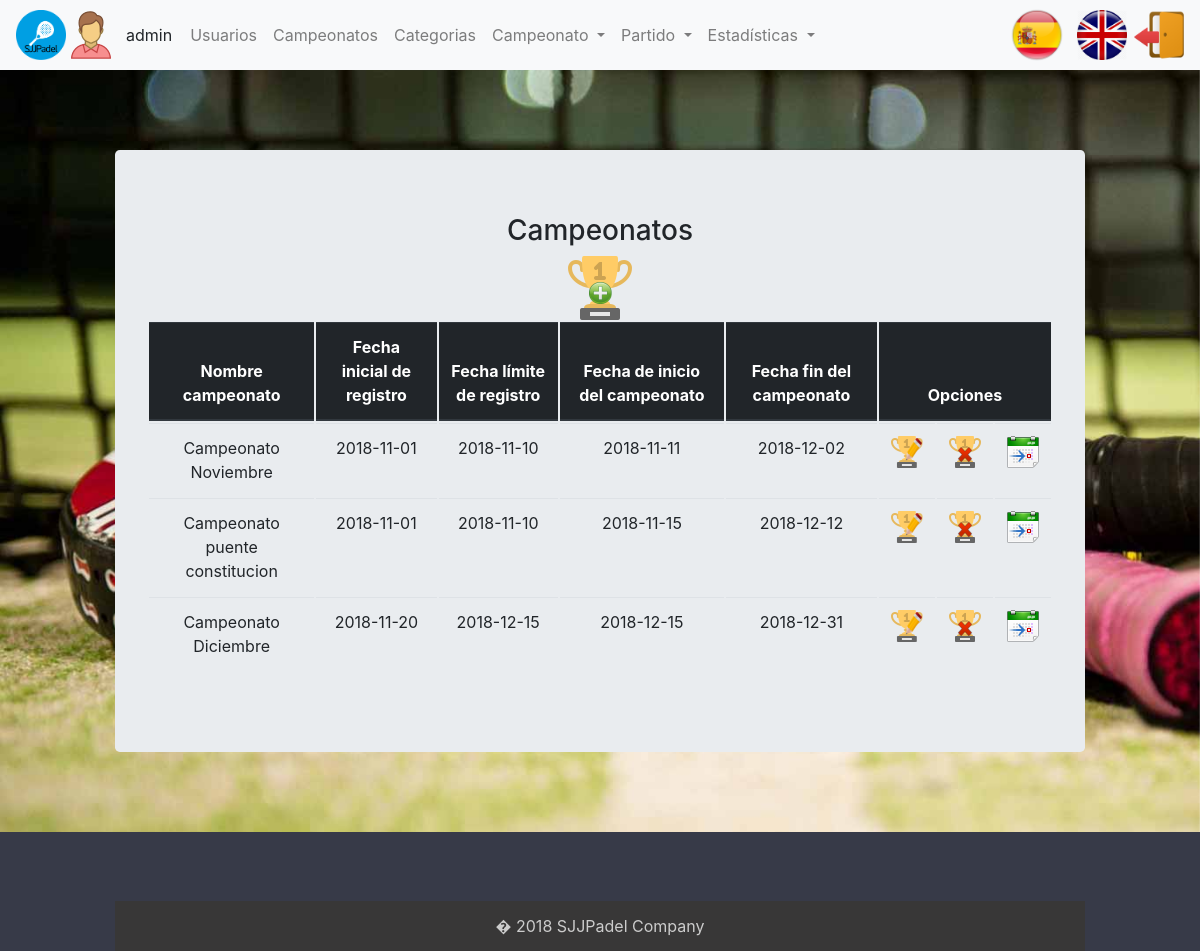
The app's page /index.php?controller=championship&action=showall (signed in), older data.
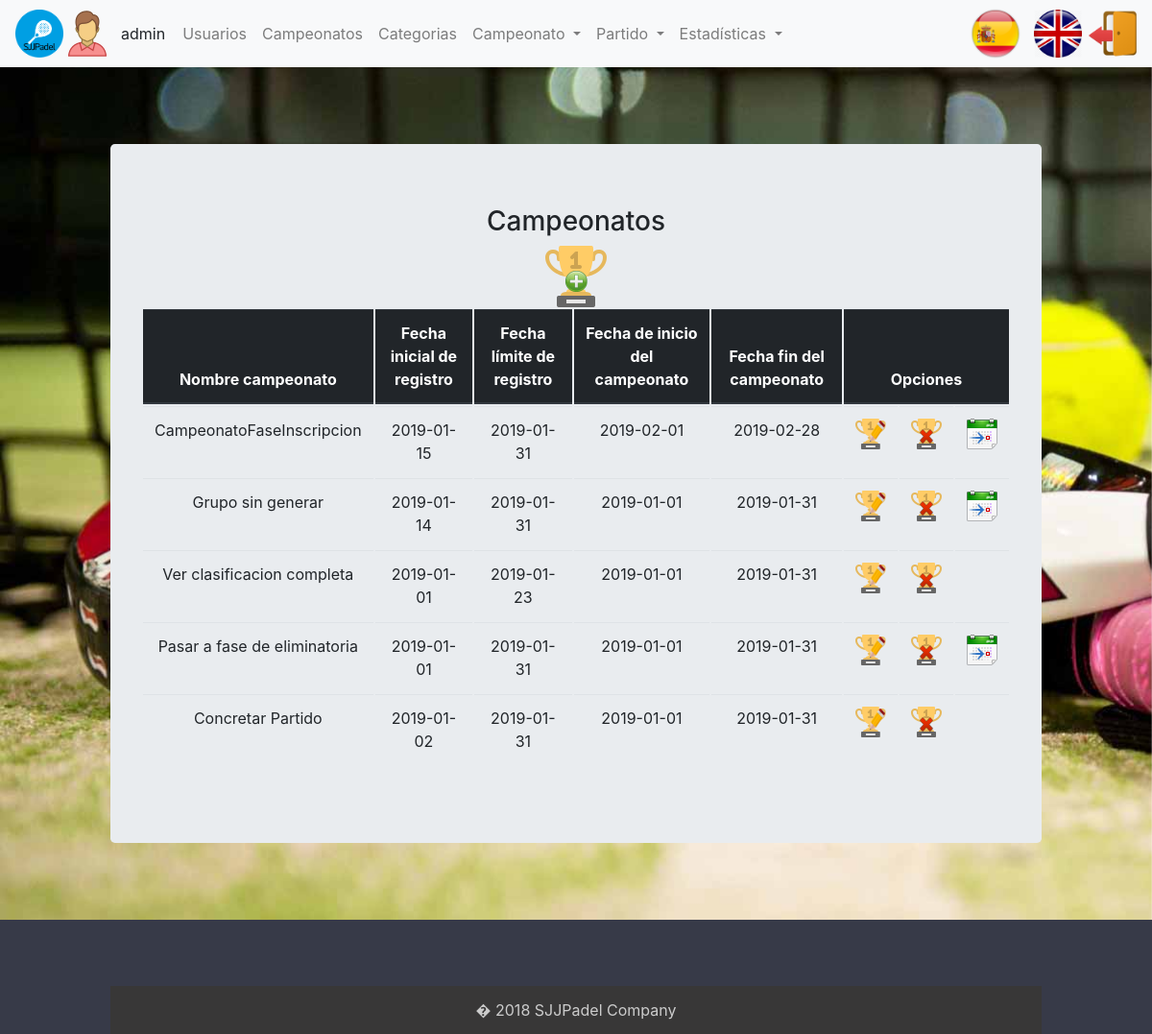
The same page, newer data.
### tables this page shows
CREATE TABLE `usuario` (
  `login` varchar(20) NOT NULL,
  `nombre` varchar(20) NOT NULL,
  `apellidos` varchar(45) DEFAULT NULL,
  `pass` varchar(20) DEFAULT NULL,
  `rol` char(1) DEFAULT NULL,
  `genero` varchar(10) DEFAULT NULL
);

CREATE TABLE `campeonato` (
  `idCampeonato` int(11) NOT NULL,
  `fechaInicioInscripcion` date NOT NULL,
  `fechaFinInscripcion` date DEFAULT NULL,
  `fechaInicioCampeonato` date DEFAULT NULL,
  `fechaFinCampeonato` date DEFAULT NULL,
  `nombreCampeonato` varchar(45) DEFAULT NULL,
  `fase` enum('Inscripcion','Grupos','Cuartos','Semifinal','Final') NOT NULL
);

### core/ViewManager.php (called while the page is built, shortened)
<?php
class ViewManager
{
    private $fragmentContents = array();
    private $variables = array();
    private $currentFragment = self::DEFAULT_FRAGMENT;
    private $layout = "default";
    private function saveCurrentFragment()
    {
        $this->fragmentContents[$this->currentFragment] .= ob_get_contents();
    }
    public function moveToFragment($name)
    {
        $this->currentFragment = $name;
    }
    public function getFragment($fragment, $default = "")
    {
        if (! isset($this->fragmentContents[$fragment])) {
            return $default;
        }
        return $this->fragmentContents[$fragment];
    }
    public function setVariable($varname, $value, $flash = false)
    {
        $this->variables[$varname] = $value;
    }
    public function getVariable($varname, $default = NULL)
    {
        if (! isset($this->variables[$varname])) {
            return $default;
        }
        return $this->variables[$varname];
    }
    public function render($controller, $viewname)
    {
        include (__DIR__ . "/../view/$controller/$viewname.php");
        $this->renderLayout();
    }
    private function renderLayout()
    {
        include (__DIR__ . "/../view/layouts/" . $this->layout . ".php");
    }
    private static $viewmanager_singleton = NULL;
    public static function getInstance()
    {
        if (self::$viewmanager_singleton == null) {
            self::$viewmanager_singleton = new ViewManager();
        }
        return self::$viewmanager_singleton;
    }
}

### controller/ChampionshipController.php (called while the page is built, shortened)
<?php
require_once (__DIR__ . "/../model/Championship.php");
require_once (__DIR__ . "/../model/ChampionshipMapper.php");
require_once (__DIR__ . "/../model/Group.php");
require_once (__DIR__ . "/../model/GroupMapper.php");
require_once (__DIR__ . "/../model/ConfrontationMapper.php");
require_once (__DIR__ . "/../core/ViewManager.php");
require_once (__DIR__ . "/../controller/BaseController.php");
class ChampionshipController extends BaseController
{
    private $championshipMapper;
    public function __construct()
    {
        parent::__construct();
        $this->championshipMapper = new ChampionshipMapper();
    }
    public function showall()
    {
        $championships = $this->championshipMapper->getCampeonatos();
        $this->view->setVariable("championships", $championships);
        $this->view->render("championship", "showall");
    }
}

### index.php (called while the page is built, shortened)
<?php
function run()
{
    try {
        $controller = loadController($_GET["controller"]);
        $actionName = $_GET["action"];
        $controller->$actionName();
    } catch (Exception $ex) {
        die("An exception occured!!!!!" . $ex->getMessage());
    }
}
function loadController($controllerName)
{
    return new $controllerClassName();
}
run();
?>

### core/I18n.php (called while the page is built, shortened)
<?php
class I18n
{
    private $messages;
    public function setLanguage($language)
    {
        $this->messages = $i18n_messages;
    }
    public function i18n($key)
    {
        if (isset($this->messages[$key])) {
            return $this->messages[$key];
        } else {
            return $key;
        }
    }
    private static $i18n_singleton = null;
    public static function getInstance()
    {
        if (self::$i18n_singleton == NULL) {
            self::$i18n_singleton = new I18n();
        }
        return self::$i18n_singleton;
    }
}
function i18n($key)
{
    return I18n::getInstance()->i18n($key);
}

### model/Championship.php (called while the page is built, shortened)
<?php
class Championship
{
    private $id;
    private $fechaInicioInscripcion;
    private $fechaFinInscripcion;
    private $fechaInicioCampeonato;
    private $fechaFinCampeonato;
    private $nombreCampeonato;
    private $fase;
    public function __construct($id = NULL, $fechaInicioInscripcion = NULL, $fechaFinInscripcion = NULL, $fechaInicioCampeonato = NULL, $fechaFinCampeonato = NULL, $nombreCampeonato = NULL, $fase = NULL)
    {
        $this->id = $id;
        $this->fechaInicioInscripcion = $fechaInicioInscripcion;
        $this->fechaFinInscripcion = $fechaFinInscripcion;
        $this->fechaInicioCampeonato = $fechaInicioCampeonato;
        $this->fechaFinCampeonato = $fechaFinCampeonato;
        $this->nombreCampeonato = $nombreCampeonato;
        $this->fase = $fase;
    }
    public function getId()
    {
        return $this->id;
    }
    public function getFechaInicioInscripcion()
    {
        return $this->fechaInicioInscripcion;
    }
    public function getFechaFinInscripcion()
    {
        return $this->fechaFinInscripcion;
    }
    public function getFechaInicioCampeonato()
    {
        return $this->fechaInicioCampeonato;
    }
    public function getFechaFinCampeonato()
    {
        return $this->fechaFinCampeonato;
    }
    public function getNombreCampeonato()
    {
        return $this->nombreCampeonato;
    }
    public function needGenerateCalendar()
    {
        if ($this->fase == "Inscripcion" && strtotime($this->getFechaFinInscripcion()) < strtotime(date("Y-m-d"))) {
            return true;
        } else if ($this->fase == "Final") {
            return false;
        } else {
            $confrontationMapper = new ConfrontationMapper();
            $groupMapper = new GroupMapper();
            $groups = $groupMapper->getGroupsFromChampionship($this->id);
            foreach ($groups as $group) {
                if (! $confrontationMapper->hasAllConfrontationsResult($group->getIdGroup())) {
                    return false;
                }
            }
            return true;
        }
        return false;
    }
}

### model/ChampionshipMapper.php (called while the page is built, shortened)
<?php
require_once (__DIR__ . "/../core/PDOConnection.php");
require_once (__DIR__ . "/../model/Championship.php");
require_once (__DIR__ . "/../model/Group.php");
class ChampionshipMapper
{
    private $db;
    public function __construct()
    {
        $this->db = PDOConnection::getInstance();
    }
    public function getCampeonatos()
    {
        $stmt = $this->db->query("SELECT *
			FROM campeonato");
        $toret_db = $stmt->fetchAll(PDO::FETCH_ASSOC);
        $championships = array();
        foreach ($toret_db as $championship) {
            array_push($championships, new Championship($championship["idCampeonato"], $championship["fechaInicioInscripcion"], $championship["fechaFinInscripcion"], $championship["fechaInicioCampeonato"], $championship["fechaFinCampeonato"], $championship["nombreCampeonato"], $championship["fase"]));
        }
        return $championships;
    }
}

### core/PDOConnection.php (called while the page is built)
<?php
class PDOConnection
{
    private static $dbhost = "localhost";
    private static $dbname = "sjjpadel";
    private static $dbuser = "abp";
    private static $dbpass = "abp";
    private static $db_singleton = null;
    public static function getInstance()
    {
        if (self::$db_singleton == null) {
            self::$db_singleton = new PDO("mysql:host=" . self::$dbhost . ";dbname=" . self::$dbname . ";charset=utf8",
            self::$dbuser, self::$dbpass, array(
                PDO::ATTR_EMULATE_PREPARES => false,
                PDO::ATTR_ERRMODE => PDO::ERRMODE_EXCEPTION
            ));
        }
        return self::$db_singleton;
    }
}
?>

### model/UserMapper.php (called while the page is built, shortened)
<?php
require_once (__DIR__ . "/../core/PDOConnection.php");
class UserMapper
{
    private $db;
    public function __construct()
    {
        $this->db = PDOConnection::getInstance();
    }
    public function getDatos($login)
    {
        $stmt = $this->db->prepare("SELECT * FROM usuario where login=?");
        $stmt->execute(array(
            $login
        ));
        $toret_db = $stmt->fetchAll(PDO::FETCH_ASSOC);
        $user = null;
        foreach ($toret_db as $datos) {
            $user = new User($datos['login'], $datos['nombre'], $datos['apellidos'], $datos['pass'], $datos['rol'], $datos['genero']);
        }
        return $user;
    }
}

### controller/BaseController.php (called while the page is built, shortened)
<?php
require_once (__DIR__ . "/../core/ViewManager.php");
require_once (__DIR__ . "/../core/I18n.php");
require_once (__DIR__ . "/../model/User.php");
require_once (__DIR__ . "/../model/UserMapper.php");
class BaseController
{
    public function __construct()
    {
        if (isset($_SESSION["currentuser"])) {
            $userMapper = new UserMapper();
            $datosUser = $userMapper->getDatos($_SESSION["currentuser"]);
        }
    }
}

### model/GroupMapper.php (called while the page is built, shortened)
<?php
require_once (__DIR__ . "/../core/PDOConnection.php");
class GroupMapper
{
    private $db;
    public function __construct()
    {
        $this->db = PDOConnection::getInstance();
    }
    public function getGroupsFromChampionship($idChampionship)
    {
        $stmt = $this->db->prepare("SELECT * FROM grupo	WHERE idCampeonato = ?");
        $stmt->execute(array(
            $idChampionship
        ));
        $toret_db = $stmt->fetchAll(PDO::FETCH_ASSOC);
        $groups = array();
        foreach ($toret_db as $group) {
            array_push($groups, new Group($group["idGrupo"], $group["idCategoria"], $group["idCampeonato"], $group["nombreGrupo"]));
        }
        return $groups;
    }
}

### model/Group.php (called while the page is built, shortened)
<?php
class Group
{
    private $idGroup;
    public function __construct($idGroup = NULL, $idCategory = NULL, $idChampionship = NULL, $groupName = NULL)
    {
        $this->idGroup = $idGroup;
    }
    public function getIdGroup()
    {
        return $this->idGroup;
    }
}

### model/ConfrontationMapper.php (called while the page is built, shortened)
<?php
require_once (__DIR__ . "/../core/PDOConnection.php");
class ConfrontationMapper
{
    private $db;
    public function __construct()
    {
        $this->db = PDOConnection::getInstance();
    }
    public function hasAllConfrontationsResult($idGroup)
    {
        $stmt = $this->db->prepare("SELECT count(*) as num FROM enfrentamiento where idGrupo=? and (puntosPareja1 is NULL or puntosPareja2 is NULL)");
        $stmt->execute(array(
            $idGroup
        ));
        $toret_db = $stmt->fetch(PDO::FETCH_ASSOC);
        return ($toret_db != null && $toret_db["num"] == 0);
    }
}

### view/championship/showall.php (the view, shortened to what the rows shown need)
<?php
require_once (__DIR__ . "/../../core/ViewManager.php");
$view = ViewManager::getInstance();
$championships = $view->getVariable("championships");
$cabecera = array(
    "Championship name",
    "Registration start date",
    "Registration limit date",
    "Championship start date",
    "Championship finish date"
);
?>
<table class="table table-responsive">
	<thead class="thead-dark">
		<tr>
      <?php foreach( $cabecera as $valor ) { ?>
        <th scope="col">
          <?php echo i18n( $valor ); ?>
        </th>
      <?php } ?>
      <th scope="col" colspan="3">
        <?= i18n("Options"); ?>
      </th>
		</tr>
	</thead>
	<tbody>
    <?php foreach( $championships as $championship ) { ?>
      <tr>
			<td>
          <?php echo $championship->getNombreCampeonato() ; ?>
        </td>
			<td>
          <?php echo $championship->getFechaInicioInscripcion() ; ?>
        </td>
			<td>
          <?php echo $championship->getFechaFinInscripcion() ; ?>
        </td>
			<td>
          <?php echo $championship->getFechaInicioCampeonato() ; ?>
        </td>
			<td>
          <?php echo $championship->getFechaFinCampeonato() ; ?>
        </td>
			<td>
          <a
						href="index.php?controller=championship&amp;action=edit&amp;id=<?php echo $championship->getId() ?>">
            <img src="images/editCampeonato.png"
						class="mx-auto d-block" alt="Responsive image">
					</a>
      </td>
      <td>
           <a
						href="index.php?controller=championship&amp;action=delete&amp;id=<?php echo $championship->getId() ?>">
            <img src="images/deleteCampeonato.png" class="mx-auto d-block"
						alt="Responsive image">
					</a>
			</td>
      <td>
            <?php
        if ($championship->needGenerateCalendar()) :
            ?>
              <a
						href="index.php?controller=championship&amp;action=generateCalendar&amp;id=<?php echo $championship->getId() ?>">
						<img src="images/calendar64.png" class="mx-auto d-block"
						alt="Responsive image">
					</a>
            <?php endif;?>
			</td>
		</tr>
    <?php } ?>
  </tbody>
</table>

### view/layouts/default.php (shortened to what the rows shown need)
<?php
$view = ViewManager::getInstance();
$currentuser = $view->getVariable("currentusername");
$currentGender = $view->getVariable("currentGender");
?>
<!DOCTYPE html>
<html lang="en">
<head>
<link rel="stylesheet"
	href="https://maxcdn.bootstrapcdn.com/bootstrap/4.0.0/css/bootstrap.min.css"
>
<link rel="stylesheet"
	href="https://use.fontawesome.com/releases/v5.5.0/css/all.css"
>
	<link rel="stylesheet" href="css/style.css" type="text/css">
</head>
<body>
	<div class="contenedor">
		<nav class="navbar navbar-expand-lg navbar-light bg-light">
			<img class="img-circle icono" src="images/icono.png">
		<?php if (isset($currentuser)): ?>
			<img class="icono" src="images/<?php echo $currentGender; ?>.png"> <span
				class="username">
				<?= sprintf(i18n("%s"), $currentuser) ?>
			</span>
		<?php endif ?>
			<div class="collapse navbar-collapse" id="navbarSupportedContent">
				<ul class="navbar-nav mr-auto">
				</ul>
			</div>
			<li class="nav-item">
			<?php include(__DIR__."/language_select_element.php"); ?>
		</li>
			<li class="nav-item">
			<?php if (isset($currentuser)): ?>
				<a href="index.php?controller=users&amp;action=logout"> <img
			</a>
				<?php endif ?>
			</li>
		</nav>
		<div class="container">
			<div class="jumbotron">
				<?= $view->getFragment(ViewManager::DEFAULT_FRAGMENT) ?>
			</div>
		</div>
	</div>
</body>
</html>

Row changes from the older to the newer data that the page shows:
removed campeonato: nombreCampeonato "Campeonato Noviembre", fechaInicioInscripcion "2018-11-01", fechaFinInscripcion "2018-11-10", fechaInicioCampeonato "2018-11-11", fechaFinCampeonato "2018-12-02"
removed campeonato: nombreCampeonato "Campeonato puente constitucion", fechaInicioInscripcion "2018-11-01", fechaFinInscripcion "2018-11-10", fechaInicioCampeonato "2018-11-15", fechaFinCampeonato "2018-12-12"
removed campeonato: nombreCampeonato "Campeonato Diciembre", fechaInicioInscripcion "2018-11-20", fechaFinInscripcion "2018-12-15", fechaInicioCampeonato "2018-12-15", fechaFinCampeonato "2018-12-31"
added campeonato: nombreCampeonato "CampeonatoFaseInscripcion", fechaInicioInscripcion "2019-01-15", fechaFinInscripcion "2019-01-31", fechaInicioCampeonato "2019-02-01", fechaFinCampeonato "2019-02-28"
added campeonato: nombreCampeonato "Grupo sin generar", fechaInicioInscripcion "2019-01-14", fechaFinInscripcion "2019-01-31", fechaInicioCampeonato "2019-01-01", fechaFinCampeonato "2019-01-31"
added campeonato: nombreCampeonato "Ver clasificacion completa", fechaInicioInscripcion "2019-01-01", fechaFinInscripcion "2019-01-23", fechaInicioCampeonato "2019-01-01", fechaFinCampeonato "2019-01-31"
added campeonato: nombreCampeonato "Pasar a fase de eliminatoria", fechaInicioInscripcion "2019-01-01", fechaFinInscripcion "2019-01-31", fechaInicioCampeonato "2019-01-01", fechaFinCampeonato "2019-01-31"
added campeonato: nombreCampeonato "Concretar Partido", fechaInicioInscripcion "2019-01-02", fechaFinInscripcion "2019-01-31", fechaInicioCampeonato "2019-01-01", fechaFinCampeonato "2019-01-31"
